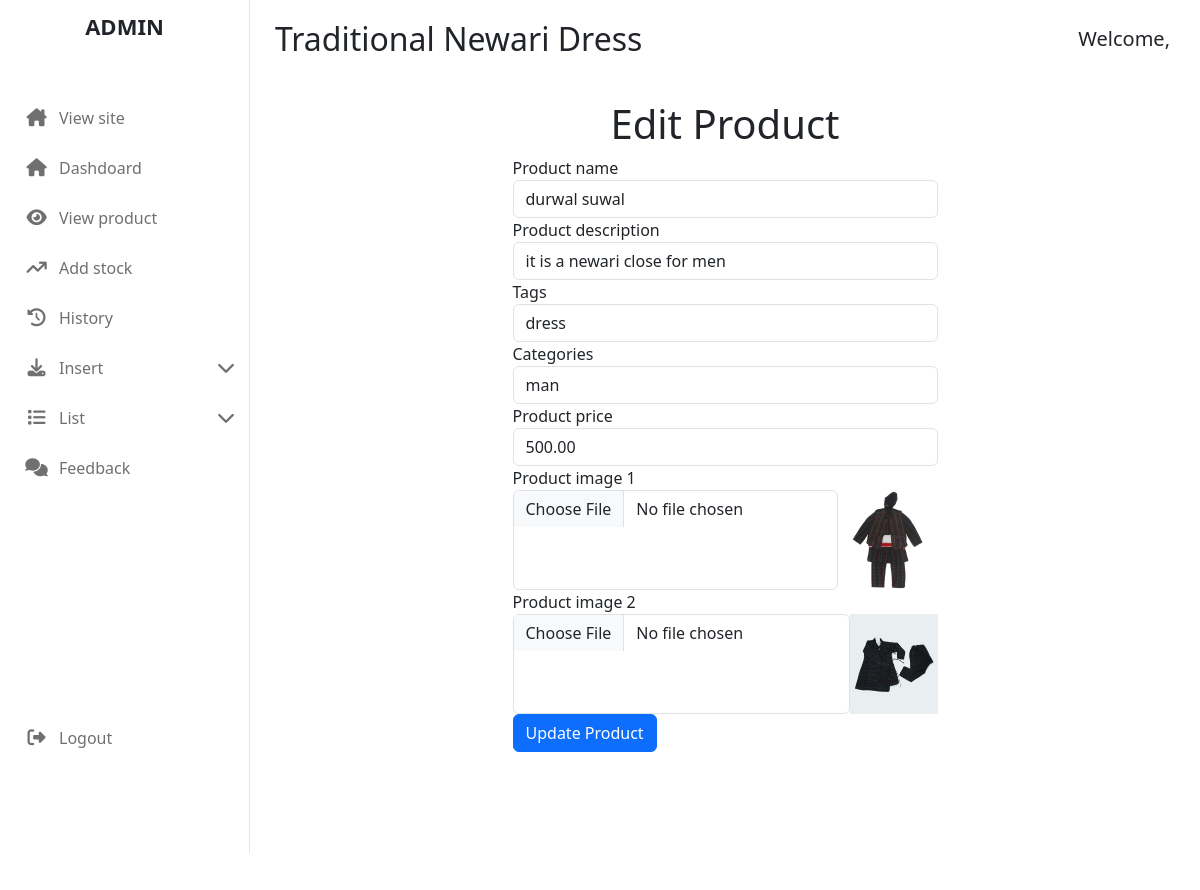
Page /admin_area/index.php?edit_product=1 (signed in) on the committed database.
### tables this page shows
CREATE TABLE `products` (
  `id` int(11) NOT NULL,
  `product_name` varchar(100) NOT NULL,
  `product_description` varchar(255) DEFAULT NULL,
  `tag_id` int(11) DEFAULT NULL,
  `category_id` int(11) DEFAULT NULL,
  `product_image_1` varchar(255) DEFAULT NULL,
  `product_image_2` varchar(255) DEFAULT NULL,
  `product_price` decimal(10,2) DEFAULT NULL,
  `product_in_store` int(11) NOT NULL,
  `date` timestamp NOT NULL DEFAULT current_timestamp() ON UPDATE current_timestamp(),
  `status` varchar(100) NOT NULL,
  `stock_update_date` datetime NOT NULL DEFAULT current_timestamp(),
  `quantity_added` int(11) DEFAULT 0
);

CREATE TABLE `tags` (
  `id` int(11) NOT NULL,
  `tag_name` varchar(100) DEFAULT NULL
);

CREATE TABLE `categories` (
  `id` int(11) NOT NULL,
  `category_name` varchar(100) DEFAULT NULL
);

### admin_area/edit_product.php (the view, shortened to what this page needs)
<?php
if (isset($_GET['edit_product'])) {
    $edit_id = $_GET['edit_product'];
    $get_data = "SELECT * FROM `products` WHERE id='$edit_id'";
    $result_data = mysqli_query($conn, $get_data);
    $row = mysqli_fetch_assoc($result_data);
    $product_name = $row['product_name'];
    $product_description = $row['product_description'];
    $tag_id = $row['tag_id'];
    $category_id = $row['category_id'];
    $product_image_1 = $row['product_image_1'];
    $product_image_2 = $row['product_image_2'];
    $product_price = $row['product_price'];
}
?>
<section class="edit-product w-50 m-auto">
    <div class="container">
        <div class="title text-center">
            <h1 class="heading">Edit Product</h1>
        </div>
        <form action="" method="post" enctype="multipart/form-data">
            <div class="form-group">
                <label for="product_name">Product name</label>
                <input type="text" id="product_name" name="product_name" class="form-control"
                    value="<?php echo $product_name; ?>">
            </div>
            <div class="form-group">
                <label for="product_description">Product description</label>
                <input type="text" id="product_description" name="product_description" class="form-control"
                    value="<?php echo $product_description; ?>">
            </div>
            <div class="form-group">
                <label for="select_tags">Tags</label>
                <select name="select_tags" id="select_tags" class="form-control">
                    <?php
                    $sql = "SELECT * FROM `tags`";
                    $res = mysqli_query($conn, $sql);
                    while ($row = mysqli_fetch_assoc($res)) {
                        echo "<option value='" . $row['id'] . "'";
                        if ($row['id'] == $tag_id) {
                            echo " selected";
                        }
                        echo ">" . $row['tag_name'] . "</option>";
                    }
                    ?>
                </select>
            </div>
            <div class="form-group">
                <label for="select_categories">Categories</label>
                <select name="select_categories" id="select_categories" class="form-control">
                    <?php
                    $sql = "SELECT * FROM `categories`";
                    $res = mysqli_query($conn, $sql);
                    while ($row = mysqli_fetch_assoc($res)) {
                        echo "<option value='" . $row['id'] . "'";
                        if ($row['id'] == $category_id) {
                            echo " selected";
                        }
                        echo ">" . $row['category_name'] . "</option>";
                    }
                    ?>
                </select>
            </div>
            <div class="form-group">
                <label for="product_price">Product price</label>
                <input type="text" id="product_price" name="product_price" class="form-control"
                    value="<?php echo $product_price; ?>">
            </div>
            <div class="form-group">
                <label for="product_image_1">Product image 1</label>
                <div class="d-flex">
                    <input type="file" name="product_image_1" id="product_image_1" class="form-control">
                    <img class="product-image" src="./product_images/<?php echo $product_image_1; ?>" alt="">
                </div>
            </div>
            <div class="form-group">
                <label for="product_image_2">Product image 2</label>
                <div class="d-flex">
                    <input type="file" name="product_image_2" id="product_image_2" class="form-control">
                    <img class="product-image" src="./product_images/<?php echo $product_image_2; ?>" alt="">
                </div>
            </div>
            <input type="submit" class="btn btn-primary" name="update_product" value="Update Product">
        </form>
    </div>
</section>

### admin_area/style.css (style rules this page uses)
:root { --primary-color: #303233; --secondary-color: #F8F8F8; --third-color: #fcca03; --default-transition: all 0.3s linear; }
.product-image { height: 100px; width: 100px; }
.form-group { position: relative; }

### rows in the picture
products: product_name "durwal suwal", product_description "it is a newari close for men", select_tags "dress", select_categories "man", product_price "500.00", product_image_1 (picture), product_image_2 (picture)
